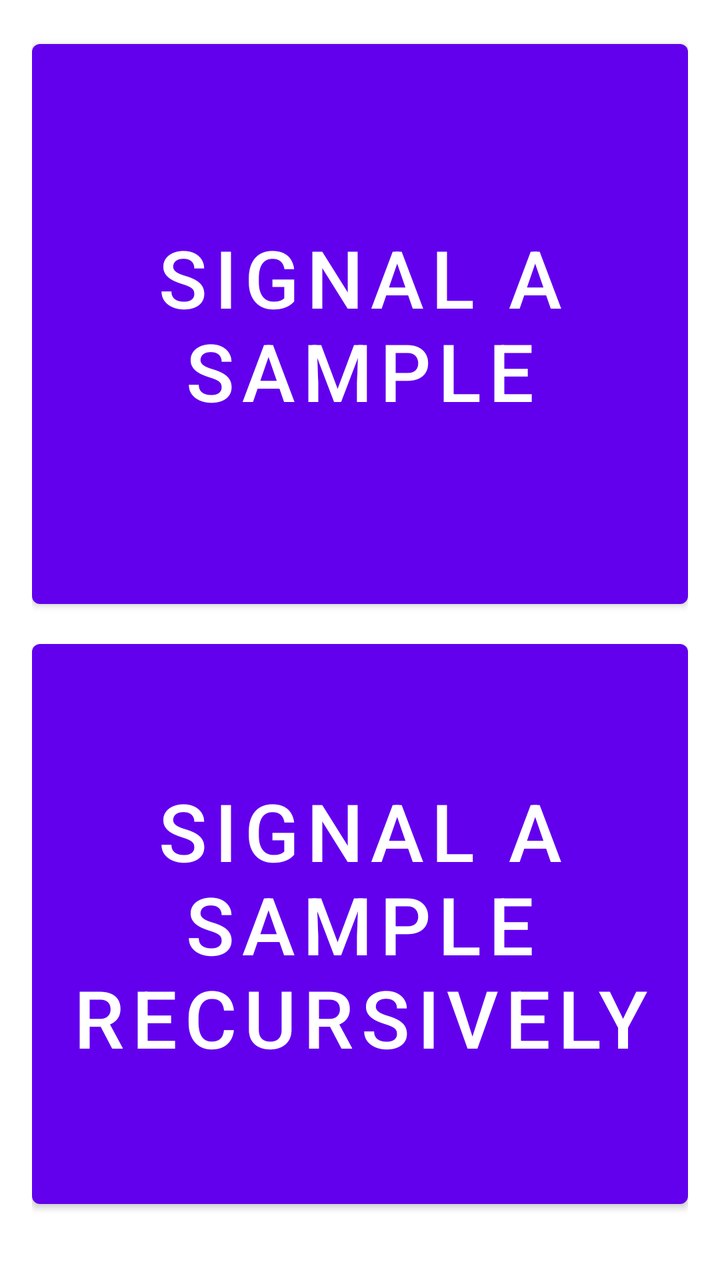
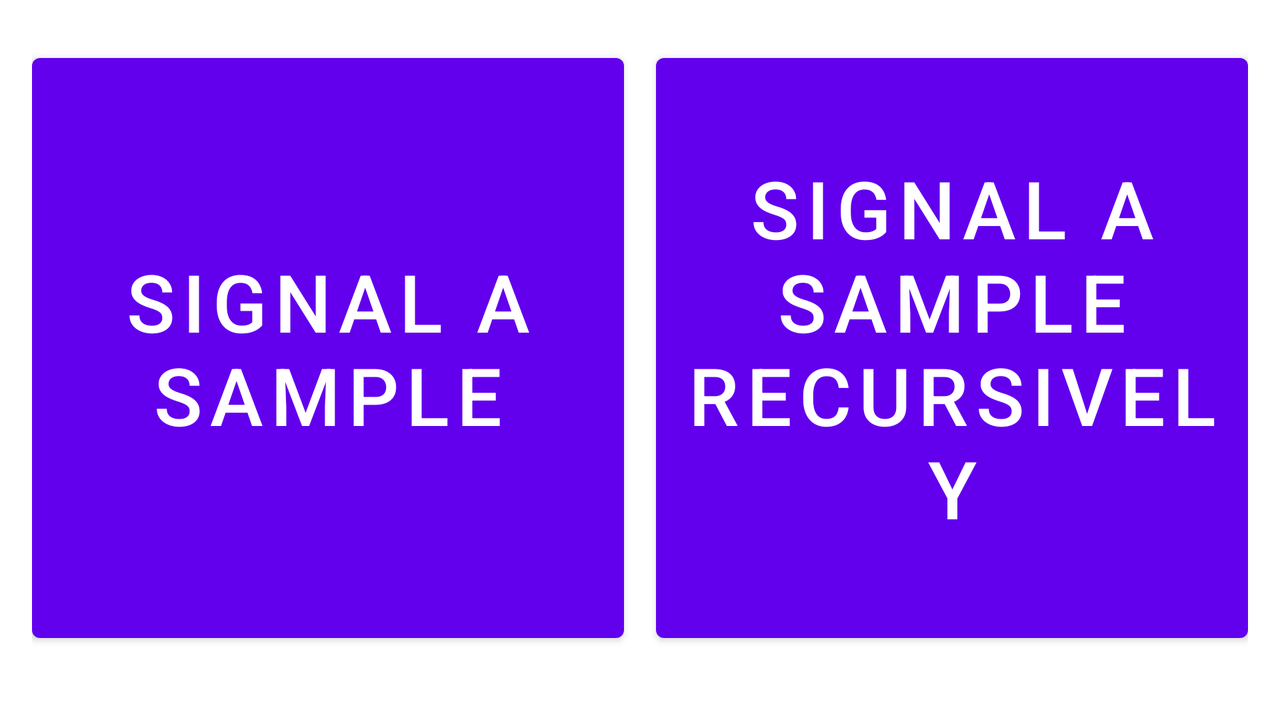

First picture: res/layout/ on a phone held upright. Second picture: the repository's own variant of that layout, on a device whose configuration matches the variant's folder. Source for both follows.
<!-- AndroidManifest.xml: application theme Theme.EMI -->
<!-- res/layout/activity_home_signaling.xml -->
<LinearLayout
    xmlns:android="http://schemas.android.com/apk/res/android"
    xmlns:tools="http://schemas.android.com/tools"
    android:layout_width="match_parent"
    android:layout_height="match_parent"
    android:orientation="vertical"
    android:gravity="center"
    android:padding="16dp"
    android:weightSum="1">

    <Button
        android:id="@+id/simpleButton"
        android:layout_width="match_parent"
        android:layout_height="0dp"
        android:layout_weight="0.5"
        android:text="Signal a sample"
        android:textSize="40sp"
        android:layout_marginBottom="8dp"
        tools:ignore="HardcodedText" />

    <Button
        android:id="@+id/recursiveButton"
        android:layout_width="match_parent"
        android:layout_height="0dp"
        android:layout_weight="0.5"
        android:text="Signal a sample recursively"
        android:textSize="40sp"
        android:layout_marginBottom="16dp"
        tools:ignore="HardcodedText" />

</LinearLayout>
<!-- resources referenced by this layout -->
<resources>
  <style name="Theme.EMI" parent="Theme.MaterialComponents.DayNight.NoActionBar">
          
          <item name="colorPrimary">@color/purple_500</item>
          <item name="colorPrimaryVariant">@color/purple_700</item>
          <item name="colorOnPrimary">@color/white</item>
          
          <item name="colorSecondary">@color/teal_200</item>
          <item name="colorSecondaryVariant">@color/teal_700</item>
          <item name="colorOnSecondary">@color/black</item>
          
          <item name="android:statusBarColor">?attr/colorPrimaryVariant</item>
          
      </style>
  <color name="white">#FFFFFFFF</color>
  <color name="black">#FF000000</color>
</resources>
<!-- res/layout-land/activity_home_signaling.xml (the repository's variant of the layout above) -->
<!-- drawn on the phone turned sideways -->
<LinearLayout
    xmlns:android="http://schemas.android.com/apk/res/android"
    xmlns:tools="http://schemas.android.com/tools"
    android:layout_width="match_parent"
    android:layout_height="match_parent"
    android:orientation="horizontal"
    android:gravity="center"
    android:padding="16dp"
    android:weightSum="1">

    <Button
        android:id="@+id/simpleButton"
        android:layout_width="0dp"
        android:layout_height="match_parent"
        android:layout_weight="0.5"
        android:text="Signal a sample"
        android:textSize="40sp"
        android:layout_marginTop="10dp"
        android:layout_marginBottom="16dp"
        android:layout_marginEnd="8dp"
        tools:ignore="ButtonStyle,HardcodedText" />

    <Button
        android:id="@+id/recursiveButton"
        android:layout_width="0dp"
        android:layout_height="match_parent"
        android:layout_weight="0.5"
        android:text="Signal a sample recursively"
        android:textSize="40sp"
        android:layout_marginTop="10dp"
        android:layout_marginBottom="16dp"
        android:layout_marginStart="8dp"
        tools:ignore="ButtonStyle,HardcodedText" />

</LinearLayout>
